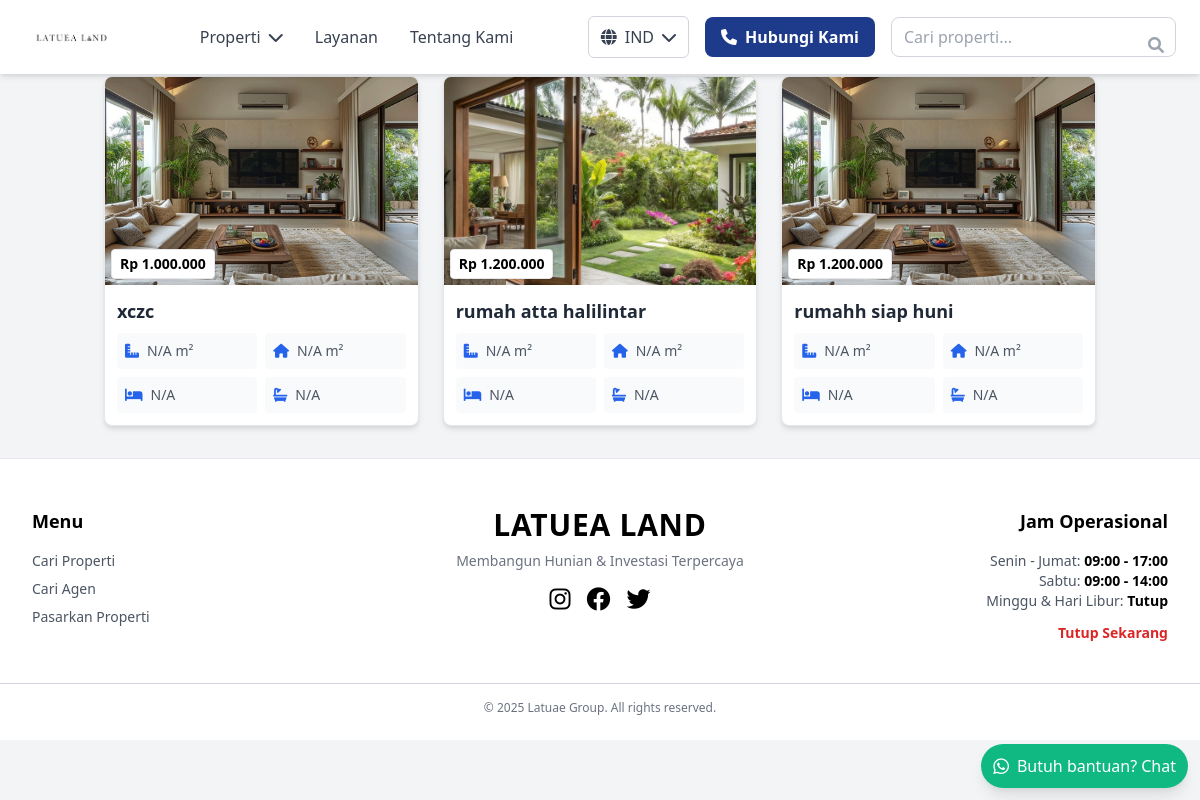
/user/sale_properties.php, run on the app's committed database.
### tables this page shows
CREATE TABLE `properties` (
  `id` int(11) NOT NULL,
  `id_properti` varchar(50) DEFAULT NULL,
  `title` varchar(100) NOT NULL,
  `description` text NOT NULL,
  `price` decimal(10,2) NOT NULL,
  `province` varchar(100) DEFAULT NULL,
  `regency` varchar(100) DEFAULT NULL,
  `district_or_area` varchar(100) DEFAULT NULL,
  `image` varchar(255) DEFAULT NULL,
  `created_at` timestamp NOT NULL DEFAULT current_timestamp(),
  `property_type` enum('for_sale','for_rent') NOT NULL DEFAULT 'for_sale',
  `property_kind` varchar(50) DEFAULT NULL,
  `tipe_properti` varchar(50) DEFAULT NULL,
  `luas_tanah` varchar(50) DEFAULT NULL,
  `luas_bangunan` varchar(50) DEFAULT NULL,
  `arah_bangunan` varchar(50) DEFAULT NULL,
  `jenis_bangunan` varchar(50) DEFAULT NULL,
  `jumlah_lantai` varchar(50) DEFAULT NULL,
  `kamar_tidur` varchar(50) DEFAULT NULL,
  `kamar_pembantu` varchar(50) DEFAULT NULL,
  `kamar_mandi` varchar(50) DEFAULT NULL,
  `daya_listrik` varchar(50) DEFAULT NULL,
  `saluran_air` varchar(50) DEFAULT NULL,
  `jalur_telepon` varchar(50) DEFAULT NULL,
  `interior` varchar(50) DEFAULT NULL,
  `garasi_parkir` varchar(50) DEFAULT NULL,
  `sertifikat` varchar(50) DEFAULT NULL,
  `view_count` int(11) DEFAULT 0,
  `agent_id` int(11) DEFAULT NULL,
  `facilities` text DEFAULT NULL,
  `is_featured` tinyint(1) DEFAULT 0
);

### user/sale_properties.php (the view, shortened to what this page needs)
<?php
require __DIR__ . '/../includes/db_connect.php';
require __DIR__ . '/../includes/header.php';
$properties_per_page = 9;
$current_page = isset($_GET['page']) && is_numeric($_GET['page']) ? (int)$_GET['page'] : 1;
$offset = ($current_page - 1) * $properties_per_page;
$property_type = 'for_sale';
$sql = "
    SELECT
        p.id,
        p.title,
        p.price,
        p.province,
        p.regency,
        p.luas_tanah,
        p.luas_bangunan,
        p.kamar_tidur,
        p.kamar_mandi,
        pi.image_path AS main_image_path
    FROM
        properties p
    LEFT JOIN
        (SELECT property_id, MIN(id) AS min_img_id FROM property_images GROUP BY property_id) AS min_images
    ON
        p.id = min_images.property_id
    LEFT JOIN
        property_images pi
    ON
        min_images.min_img_id = pi.id
    WHERE
        p.property_type = ?
    ORDER BY
        p.created_at DESC
    LIMIT ? OFFSET ?
";
try {
    $stmt = $pdo->prepare($sql);
    $stmt->bindValue(1, $property_type, PDO::PARAM_STR);
    $stmt->bindValue(2, $properties_per_page, PDO::PARAM_INT);
    $stmt->bindValue(3, $offset, PDO::PARAM_INT);
    $stmt->execute();
    $properties = $stmt->fetchAll(PDO::FETCH_ASSOC);
} catch (PDOException $e) {
    error_log("Error fetching properties: " . $e->getMessage());
    echo "<div class='container mx-auto px-4 py-6'><p class='text-red-600'>Terjadi kesalahan saat mengambil data properti.</p></div>";
    require __DIR__ . '/../includes/footer.php';
    exit;
}
?>
<!DOCTYPE html>
<html lang="id">
<head>
    <link rel="stylesheet" href="https://cdnjs.cloudflare.com/ajax/libs/font-awesome/6.0.0/css/all.min.css">
    <link href="https://cdn.jsdelivr.net/npm/tailwindcss@2.2.19/dist/tailwind.min.css" rel="stylesheet">
</head>
<body class="font-lato bg-gray-100 text-gray-800">
    <div class="container mx-auto px-4 py-6">
        <h1 class="text-xl md:text-2xl font-bold text-gray-800 text-center mb-3">Properties for Sale</h1>
        <div class="flex justify-center">
            <div class="grid grid-cols-1 sm:grid-cols-2 lg:grid-cols-3 gap-4 md:gap-6 my-2 w-full">
                <?php if (empty($properties)): ?>
                    <p class="col-span-full text-center text-gray-600 py-5 text-sm md:text-base">Tidak ada properti untuk dijual saat ini.</p>
                <?php else: ?>
                    <?php foreach ($properties as $property): ?>
                        <a href="detail_property.php?id=<?= htmlspecialchars($property['id']) ?>" class="block h-full">
                            <div class="bg-white border border-gray-200 rounded-lg shadow-md overflow-hidden hover:-translate-y-1 hover:shadow-lg transition h-full flex flex-col max-w-full sm:max-w-[360px] mx-auto">
                                <div class="relative w-full h-44 sm:h-52">
                                    <img src="../Uploads/properties/<?= htmlspecialchars($property['main_image_path'] ?? 'default.jpg') ?>" alt="<?= htmlspecialchars($property['title']) ?>" class="w-full h-full object-cover hover:scale-105 transition-transform">
                                    <div class="absolute bottom-1.5 left-1.5 bg-white text-black px-2 py-1 rounded text-xs md:text-sm font-semibold border border-gray-200 shadow">
                                        Rp <?= number_format($property['price'], 0, ',', '.') ?>
                                    </div>
                                </div>
                                <div class="p-3 flex-grow">
                                    <h3 class="text-base md:text-lg font-semibold text-gray-800 truncate mb-2"><?= htmlspecialchars($property['title']) ?></h3>
                                    <div class="grid grid-cols-2 sm:grid-cols-2 gap-2 mt-2">
                                        <div class="flex items-center gap-2 text-xs md:text-sm text-gray-600 bg-gray-50 p-2 rounded">
                                            <i class="fas fa-ruler-combined text-blue-600"></i>
                                            <span><?= htmlspecialchars($property['luas_tanah'] ?? 'N/A') ?> m²</span>
                                        </div>
                                        <div class="flex items-center gap-2 text-xs md:text-sm text-gray-600 bg-gray-50 p-2 rounded">
                                            <i class="fas fa-home text-blue-600"></i>
                                            <span><?= htmlspecialchars($property['luas_bangunan'] ?? 'N/A') ?> m²</span>
                                        </div>
                                        <div class="flex items-center gap-2 text-xs md:text-sm text-gray-600 bg-gray-50 p-2 rounded">
                                            <i class="fas fa-bed text-blue-600"></i>
                                            <span><?= htmlspecialchars($property['kamar_tidur'] ?? 'N/A') ?></span>
                                        </div>
                                        <div class="flex items-center gap-2 text-xs md:text-sm text-gray-600 bg-gray-50 p-2 rounded">
                                            <i class="fas fa-bath text-blue-600"></i>
                                            <span><?= htmlspecialchars($property['kamar_mandi'] ?? 'N/A') ?></span>
                                        </div>
                                    </div>
                                </div>
                            </div>
                        </a>
                    <?php endforeach; ?>
                <?php endif; ?>
            </div>
        </div>
        <a href="https://wa.me/62123456789" class="fixed bottom-3 right-3 bg-green-500 text-white px-3 py-2 rounded-full flex items-center gap-2 shadow-lg hover:bg-green-600 hover:-translate-y-1 transition z-10 text-sm md:text-base">
            <i class="fab fa-whatsapp text-base md:text-lg"></i> Butuh bantuan? Chat
        </a>
    </div>
    <?php require __DIR__ . '/../includes/footer.php'; ?>
</body>
</html>

### data on the page
properties: price "1.000.000", title "xczc", luas_tanah "N/A", luas_bangunan "N/A", kamar_tidur "N/A", kamar_mandi "N/A"
properties: shows a picture, price "1.200.000", title "rumah atta halilintar", luas_tanah "N/A", luas_bangunan "N/A", kamar_tidur "N/A", kamar_mandi "N/A"
properties: price "1.200.000", title "rumahh siap huni", luas_tanah "N/A", luas_bangunan "N/A", kamar_tidur "N/A", kamar_mandi "N/A"
